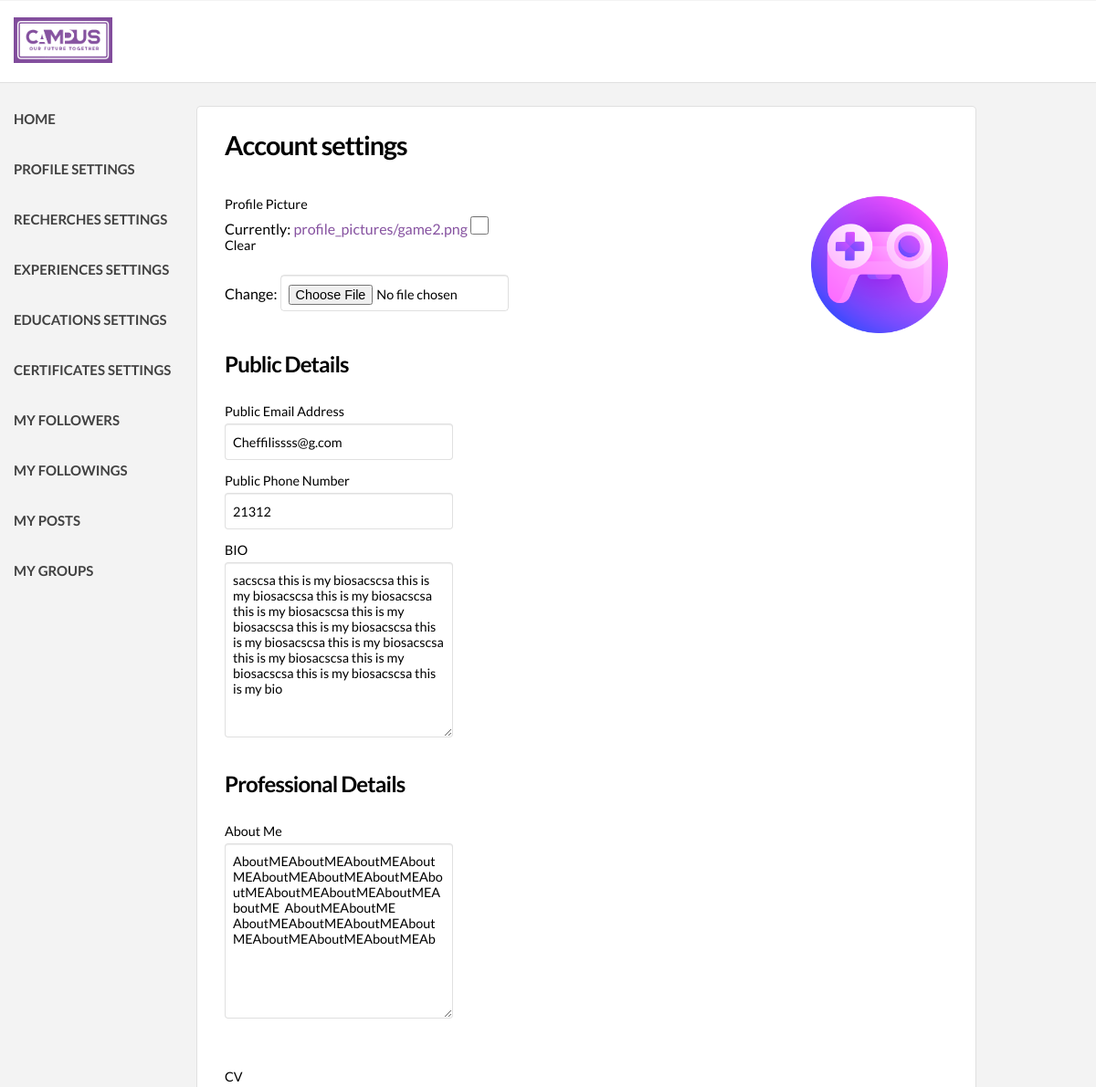
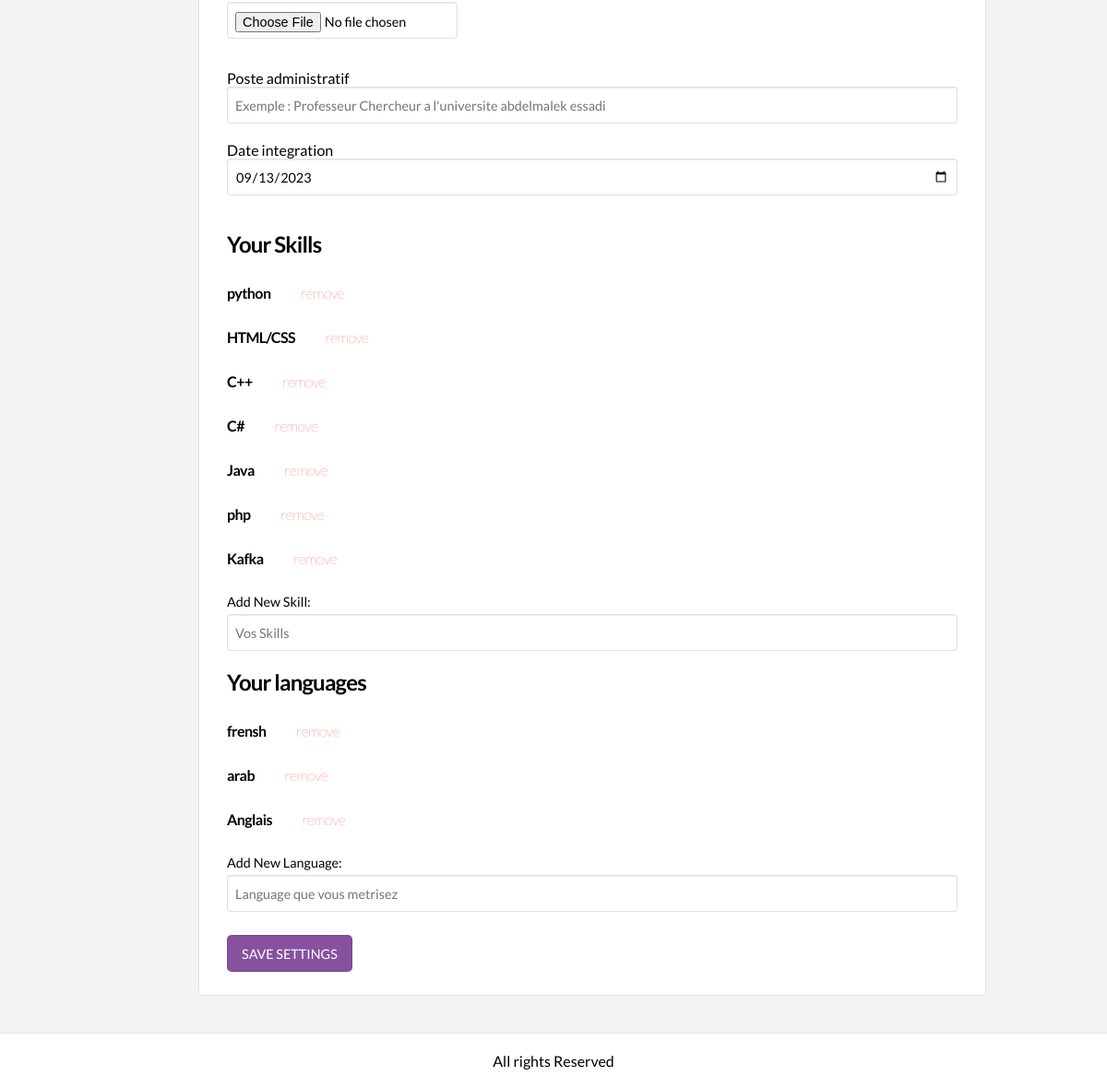
/settings/ (signed in), run on the app's committed database (2 pictures, top to bottom).
### backend/models.py (models this page shows, shortened)
class utilisateur(models.Model):
    user = models.OneToOneField(User,null=False,on_delete=models.CASCADE)
    role = models.IntegerField(blank=True, null=True)
    phone_number = models.PositiveIntegerField(blank=True, null=True)
    online_status = models.BooleanField(default=False)
    profile_picture = models.ImageField(default='profile_pictures/us2.png',upload_to='profile_pictures/', blank=True)
    CV = models.FileField(upload_to='cv_files/', blank=True)
    BIO = models.TextField(blank=True)
    AboutME = models.TextField(blank=True , null=True)
    public_email = models.EmailField(blank=True)
    public_phone_number = models.PositiveIntegerField(blank=True, null=True)
    created_at = models.DateField(auto_now_add=True)
    updated_at = models.DateField(auto_now=True)

class Professor(models.Model):
    utilisateur = models.OneToOneField(utilisateur, on_delete=models.CASCADE)
    poste_administratif = models.CharField(max_length=100,blank=True, null=True) # !!!!
    date_integration = models.DateField(null=True)
    created_at = models.DateField(auto_now_add=True)
    updated_at = models.DateField(auto_now=True)

class Skills(models.Model):
    utilisateur = models.ForeignKey(utilisateur, on_delete=models.CASCADE)
    SkillName =  models.CharField(max_length=100,blank=True)
    created_at = models.DateField(auto_now_add=True)
    updated_at = models.DateField(auto_now=True)

class Languages(models.Model):
    utilisateur = models.ForeignKey(utilisateur, on_delete=models.CASCADE)
    Language =  models.CharField(max_length=100,blank=True)
    created_at = models.DateField(auto_now_add=True)
    updated_at = models.DateField(auto_now=True)

### backend/views.py (the view)
# urls.py: path('settings/',backendviews.profile_settings , name='settings'),
def profile_settings(request):
    if request.method == 'POST':
        userinstance = models.utilisateur.objects.get(user_id=request.user.id)
        form = UtilisateurForm(request.POST,request.FILES, instance=userinstance)
        skillform = SkillForm(request.POST)
        languagesform = languagesForm(request.POST)
        if form.is_valid():
            form.save()
        if languagesform.is_valid() and request.POST.get('Language', '').strip() != '' :
            lang = languagesform.cleaned_data['Language']
            models.Languages.objects.create(utilisateur=userinstance,Language=lang)
        if skillform.is_valid() and request.POST.get('SkillName', '').strip() != '' :
            skill = skillform.cleaned_data['SkillName']  # Accessing cleaned data
            models.Skills.objects.create(utilisateur=userinstance, SkillName=skill)
        if userinstance.role == 1:
            userinstance = models.Professor.objects.get(utilisateur=userinstance)
            epeForm = ProfesseurForm(request.POST,request.FILES,instance=userinstance)
        elif userinstance.role == 2:
            userinstance = models.Etudiant.objects.get(utilisateur=userinstance)
            epeForm = EtudiantForm(request.POST,request.FILES,instance=userinstance)
        elif userinstance.role == 3 :
            userinstance = models.Enterprise.objects.get(utilisateur=userinstance)
            epeForm = EntrepriseForm(request.POST,request.FILES,instance=userinstance)
        if epeForm.is_valid():
            epeForm.save()
        return redirect('settings')
    elif request.user.is_authenticated:
        userinstance = models.utilisateur.objects.get(user_id=request.user.id)
        utilisateurform = UtilisateurForm(instance=userinstance)
        if userinstance.role == 1:
            userinstance = models.Professor.objects.get(utilisateur=userinstance)
            epeForm = ProfesseurForm(instance=userinstance)
        elif userinstance.role == 2:
            userinstance = models.Etudiant.objects.get(utilisateur=userinstance)
            epeForm = EtudiantForm(instance=userinstance)
        elif userinstance.role == 3 :
            userinstance = models.Enterprise.objects.get(utilisateur=userinstance)
            epeForm = EntrepriseForm(instance=userinstance)
        context = {
                   'utilisateurform': utilisateurform,
                   'userdata':request.user,
                   'utilisateurdata':request.user.utilisateur,
                   'skillform' : SkillForm(instance=userinstance),
                   'skills':models.Skills.objects.filter(utilisateur=request.user.utilisateur),
                   'languageForm':languagesForm(instance=userinstance),
                   'languages':models.Languages.objects.filter(utilisateur=request.user.utilisateur),
                   'settings_page':True,
                   'epeForm':epeForm,
                   }
        return render(request, 'HTML/userProfile/settings.html', context)
    return redirect('home')

### backend/forms.py
class UtilisateurForm(ModelForm):
    class Meta:
        model = utilisateur
        exclude = ['user','role']  # Exclude the 'user' field from the form
        fields = '__all__'

class SkillForm(ModelForm):
    class Meta:
        model = Skills
        exclude = ['utilisateur']
        fields = '__all__'
        labels = {
            'SkillName': 'Add New Skill',
        }
        widgets = {
            'SkillName':forms.TextInput(attrs={'placeholder':'Vos Skills'}),
        }

### Djangotest/templates/HTML/userProfile/settings.html (shortened to what this page needs)
{% load static %}
{% load user_tags %}
<!DOCTYPE html>
<html>
  <head>
    <link rel="stylesheet" href="https://use.fontawesome.com/releases/v5.0.6/css/all.css">
    <link rel="stylesheet" href="{% static 'CSS/userProfile/settings.css'%}">
  </head>
  <body>
    <div class="backend-root" >
      <header>
        <div class="header-section">
          <div class="header-content">
            <div class="header-container logo">
              <img src="{%static 'Assets/Images/Logo_Ws.png' %}" class="platform-logo">
            </div>
          </div>
        </div>
      </header>
      <div class="body-root "  >
        <div class="body-section " >
          <div class="body-content " >
            <div class="sidebar" style="width: 16%;">
              <div class="sidebar-content" >
                <div class="sidebar-container sidebar-menu"  >
                  <a style="font-size: 15px;" href="/home" class="menu-item">Home</a>
                  <br>
                  <a style="font-size: 15px;" href="/settings" class="menu-item">Profile Settings</a>
                  <br>
                  <a style="font-size: 15px;" href="/mes-recherches" class="menu-item">Recherches Settings</a>
                  <br>
                  <a style="font-size: 15px;" href="/Experiences-settings" class="menu-item">Experiences Settings</a>
                  <br>
                  <a style="font-size: 15px;" href="/educations-settings" class="menu-item">Educations Settings</a>
                  <br>
                  <a style="font-size: 15px;" href="/certificates-settings" class="menu-item">certificates Settings</a>
                  <br>
                  <a style="font-size: 15px;" href="/my-Followers" class="menu-item">My Followers</a>
                  <br>
                  <a style="font-size: 15px;" href="/my-Followings" class="menu-item">My Followings</a>
                  <br>
                  <a style="font-size: 15px;" href="/mes-posts" class="menu-item">My Posts</a>
                  <br>
                  <a style="font-size: 15px;" href="/mes-groups" class="menu-item">My Groups</a>
                  <br>
                </div>
              </div>
            </div>
 {% if settings_page %}
            <div class="main">
              <div class="main-content">
                <div class="main-container account-settings">
                  <div class="settings-form account">
                    <h2>Account settings</h2>
                    <form class="account-settings-form" action="/settings/" method="post" enctype="multipart/form-data" >
                      <br>
                      <div style="width: 100%;display: flex; justify-content: space-between;">
                        <div class="form-field short">
                          <label for="profile_picture">Profile Picture</label>
                          {{utilisateurform.profile_picture}}
                        </div>
                        <img src="/media/{{utilisateurdata.profile_picture}}" style="height: 150px;width: 150px;" >
                      </div>
                      <br>
                      <h3>Public Details</h3>
                      <br>
                      <div class="form-field short">
                        <label for="contact-email">Public Email Address</label>
                        {{utilisateurform.public_email}}
                      </div>
                      <div class="form-field short">
                        <label for="contact-email">Public Phone Number</label>
                        {{utilisateurform.public_phone_number}}
                      </div>
                      <div class="form-field short">
                        <label for="BIO">BIO</label>
                        {{utilisateurform.BIO}}
                      </div>
                      <br>
                      <h3>Professional Details</h3>
                      <br>
                      <div class="form-field short">
                        <label for="aboutME">About Me</label>
                        {{utilisateurform.AboutME}}
                      </div>
                      <br>
                      <br>
                      <div class="form-field short">
                        <label for="CV">CV</label>
                        {{utilisateurform.CV}}
                      </div>
                      <br>
                      {% for e in epeForm %}
                      {{e.label}}
                      {{e}}<br><br>
                      {% endfor %}
                      <br>
                      <h3>Your Skills</h3>
                      {% for skill in skills %}
                      <br>
                      <h4>{{skill.SkillName }}  <a href="{% url 'removeSkill' id=skill.id %}" style="font-weight: 200;margin-left: 30px;color: red;background-color: white;">remove</a></h4>
                      {% endfor%}
                      <br>
                      {{skillform}}
<br>
<h3>Your languages</h3>
{% for L in languages %}
<br>
<h4>{{L.Language }}  <a href="{% url 'removeLanguage' id=L.id %}" style="font-weight: 200;margin-left: 30px;color: red;background-color: white;">remove</a></h4>
{% endfor%}
<br>
{{languageForm}}
                      <div class="settings-actions">
                        <div class="button-container">
                          <button class="save-settings" style="background-color:#8652a0;color: white;" type="submit">Save settings</button>
                        </div>
                      </div>
                    </form>
                  </div>
                </div>
              </div>
            </div>
            {% endif %}
          </div>
        </div>
      </div>
      <footer>
        <div class="footer-section">
          <div class="footer-content">
           <center>
               <p>All rights Reserved</p>
            </center>
          </div>
        </div>
      </footer>
    </div>
  </body>
</html>

### Djangotest/static/CSS/userProfile/settings.css (style rules this page uses)
* { font-family: Lato; }
body { font-size: 16px; background: #f3f3f3; margin: 1px 0px 0px 0px; }
h1, h2, h3, h4, h5, h6 { letter-spacing: -0.035em; margin: 0px 0px 10px 0px; }
h2 { font-size: 1.8em; }
h3 { font-size: 1.5em; }
img, p, a { margin: 0px; }
a { color: #8652a0; text-decoration: none; }
button { font-size: 0.8em; text-transform: uppercase; padding: 5px 10px; margin: 0px; background: #f3f3f3; border: 1px solid rgba(0, 0, 0, .12); border-radius: 5px; }
.header-content, .body-content, .footer-content { height: auto; max-width: 1200px; margin: 0 auto; padding: 0px 15px; }
.header-section { background: #fff; border-bottom: 1px solid rgba(0, 0, 0, .12); height: auto; padding: 18px 0px; }
.header-content { display: flex; align-items: center; justify-content: space-between; }
.platform-logo { width: auto; max-width: 250px; height: auto; max-height: 50px; }
.body-root { min-height: 85.3vh; }
.body-section { padding: 25px 0px; }
.body-content { display: flex; }
.sidebar { width: 27%; min-width: 200px; height: auto; }
.main { width: 73%; height: auto; }
.sidebar-menu { display: flex; flex-direction: column; padding-top: 5px; }
.sidebar-menu .menu-item { color: #414141; font-size: 1em; font-weight: 700; text-transform: uppercase; width: auto; max-width: 180px; margin-bottom: 18px; display: flex; align-items: center; }
.main-container { background: #fff; border: 1px solid rgba(0, 0, 0, .12); border-radius: 5px; padding: 25px 30px; margin-bottom: 15px; }
.footer-section { background: #fff; border-top: 1px solid rgba(0, 0, 0, .12); height: auto; padding: 20px 0px; }
form { padding-top: 10px; }
label { display: block; font-size: 0.9em; padding-bottom: 5px; }
input, textarea, select { font-size: 0.9em; width: 100%; margin: 0; padding: 10px 8px; box-sizing: border-box; border: 1px solid rgba(0, 0, 0, .12); border-radius: 4px; box-shadow: inset 0 1px 1px rgba(0, 0, 0, 0.075); }
input, select { height: 40px; }
.form-field { margin-bottom: 14px; }
.form-field.short input, .form-field.short select, .form-field.short textarea { max-width: 250px; }
input[type="checkbox"] { height: 20px; width: 20px; }
.settings-actions { margin-top: 25px; }
.settings-actions button { font-size: 0.9em; height: 40px; padding: 5px 15px; }

### data on the page
utilisateur: profile_picture (picture), public_email "Cheffilissss@g.com", public_phone_number "21312", BIO "sacscsa this is my biosacscsa this is my biosacscsa this is my biosacscsa this is my biosacscsa this is my biosacscsa this is my biosacscsa this is my biosacscsa this is my biosacscsa this is my biosacscsa this is my biosacscsa this is my biosacscsa this is my bio", AboutME "AboutMEAboutMEAboutMEAboutMEAboutMEAboutMEAboutMEAboutMEAboutMEAboutMEAboutMEAboutME AboutMEAboutME AboutMEAboutMEAboutMEAboutMEAboutMEAboutMEAboutMEAb"
Professor: epeForm "09/13/2023"
Skills: SkillName "python"
Skills: SkillName "HTML/CSS"
Skills: SkillName "C++"
Skills: SkillName "C#"
Skills: SkillName "Java"
Skills: SkillName "php"
Skills: SkillName "Kafka"
Languages: Language "frensh"
Languages: Language "arab"
Languages: Language "Anglais"

### other printed values
{{ e.label }} "Poste administratif" "Date integration"
